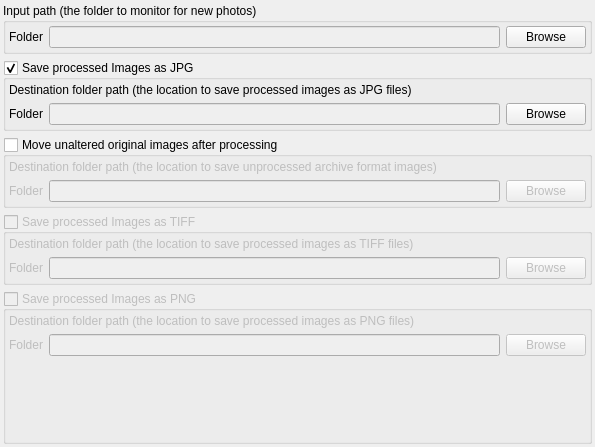
      <widget class="QWidget" name="scrollAreaWidgetContents_4">
       <property name="geometry">
        <rect>
         <x>0</x>
         <y>0</y>
         <width>595</width>
         <height>447</height>
        </rect>
       </property>
       <layout class="QVBoxLayout" name="verticalLayout_3">
        <property name="leftMargin">
         <number>3</number>
        </property>
        <property name="topMargin">
         <number>3</number>
        </property>
        <property name="rightMargin">
         <number>3</number>
        </property>
        <property name="bottomMargin">
         <number>3</number>
        </property>
        <item>
         <widget class="QGroupBox" name="group_inputSettings">
          <property name="title">
           <string>Input path (the folder to monitor for new photos)    </string>
          </property>
          <property name="checkable">
           <bool>false</bool>
          </property>
          <layout class="QGridLayout" name="gridLayout_11">
           <property name="leftMargin">
            <number>3</number>
           </property>
           <property name="topMargin">
            <number>3</number>
           </property>
           <property name="rightMargin">
            <number>3</number>
           </property>
           <property name="bottomMargin">
            <number>3</number>
           </property>
           <item row="0" column="1">
            <widget class="QLineEdit" name="lineEdit_inputPath">
             <property name="enabled">
              <bool>false</bool>
             </property>
            </widget>
           </item>
           <item row="0" column="0">
            <widget class="QLabel" name="label_6">
             <property name="text">
              <string>Folder</string>
             </property>
            </widget>
           </item>
           <item row="0" column="2">
            <widget class="QPushButton" name="pushButton_inputPath">
             <property name="text">
              <string>Browse</string>
             </property>
            </widget>
           </item>
          </layout>
         </widget>
        </item>
        <item>
         <widget class="QGroupBox" name="group_saveProcessedJpg">
          <property name="title">
           <string>Save processed Images as JPG</string>
          </property>
          <property name="checkable">
           <bool>true</bool>
          </property>
          <layout class="QGridLayout" name="gridLayout_13">
           <property name="leftMargin">
            <number>3</number>
           </property>
           <property name="topMargin">
            <number>3</number>
           </property>
           <property name="rightMargin">
            <number>3</number>
           </property>
           <property name="bottomMargin">
            <number>3</number>
           </property>
           <item row="1" column="0">
            <widget class="QLabel" name="label_9">
             <property name="text">
              <string>Folder</string>
             </property>
            </widget>
           </item>
           <item row="1" column="1">
            <widget class="QLineEdit" name="lineEdit_pathProcessedJpg">
             <property name="enabled">
              <bool>false</bool>
             </property>
            </widget>
           </item>
           <item row="1" column="2">
            <widget class="QPushButton" name="pushButton_pathProcessedJpg">
             <property name="text">
              <string>Browse</string>
             </property>
            </widget>
           </item>
           <item row="0" column="0" colspan="3">
            <widget class="QLabel" name="label_11">
             <property name="text">
              <string>Destination folder path (the location to save processed images as JPG files)</string>
             </property>
            </widget>
           </item>
          </layout>
         </widget>
        </item>
        <item>
         <widget class="QGroupBox" name="group_keepUnalteredRaw">
          <property name="title">
           <string>Move unaltered original images after processing</string>
          </property>
          <property name="checkable">
           <bool>true</bool>
          </property>
          <property name="checked">
           <bool>false</bool>
          </property>
          <layout class="QGridLayout" name="gridLayout_12">
           <property name="leftMargin">
            <number>3</number>
           </property>
           <property name="topMargin">
            <number>3</number>
           </property>
           <property name="rightMargin">
            <number>3</number>
           </property>
           <property name="bottomMargin">
            <number>3</number>
           </property>
           <item row="1" column="0">
            <widget class="QLabel" name="label_7">
             <property name="text">
              <string>Folder</string>
             </property>
            </widget>
           </item>
           <item row="1" column="1">
            <widget class="QLineEdit" name="lineEdit_pathUnalteredRaw">
             <property name="enabled">
              <bool>false</bool>
             </property>
            </widget>
           </item>
           <item row="1" column="2">
            <widget class="QPushButton" name="pushButton_pathUnalteredRaw">
             <property name="text">
              <string>Browse</string>
             </property>
            </widget>
           </item>
           <item row="0" column="0" colspan="3">
            <widget class="QLabel" name="label_4">
             <property name="text">
              <string>Destination folder path (the location to save unprocessed archive format images)</string>
             </property>
            </widget>
           </item>
          </layout>
         </widget>
        </item>
        <item>
         <widget class="QGroupBox" name="group_saveProcessedTIFF">
          <property name="enabled">
           <bool>false</bool>
          </property>
          <property name="title">
           <string>Save processed Images as TIFF</string>
          </property>
          <property name="checkable">
           <bool>true</bool>
          </property>
          <property name="checked">
           <bool>false</bool>
          </property>
          <layout class="QGridLayout" name="gridLayout_14">
           <property name="leftMargin">
            <number>3</number>
           </property>
           <property name="topMargin">
            <number>3</number>
           </property>
           <property name="rightMargin">
            <number>3</number>
           </property>
           <property name="bottomMargin">
            <number>3</number>
           </property>
           <item row="1" column="1">
            <widget class="QLineEdit" name="lineEdit_pathProcessedTIFF">
             <property name="enabled">
              <bool>false</bool>
             </property>
            </widget>
           </item>
           <item row="1" column="0">
            <widget class="QLabel" name="label_8">
             <property name="text">
              <string>Folder</string>
             </property>
            </widget>
           </item>
           <item row="1" column="2">
            <widget class="QPushButton" name="pushButton_pathProcessedTIFF">
             <property name="text">
              <string>Browse</string>
             </property>
            </widget>
           </item>
           <item row="0" column="0" colspan="3">
            <widget class="QLabel" name="label_5">
             <property name="text">
              <string>Destination folder path (the location to save processed images as TIFF files)</string>
             </property>
            </widget>
           </item>
          </layout>
         </widget>
        </item>
        <item>
         <widget class="QGroupBox" name="group_saveProcessedPng">
          <property name="enabled">
           <bool>false</bool>
          </property>
          <property name="title">
           <string>Save processed Images as PNG</string>
          </property>
          <property name="checkable">
           <bool>true</bool>
          </property>
          <property name="checked">
           <bool>false</bool>
          </property>
          <layout class="QGridLayout" name="gridLayout_15">
           <property name="leftMargin">
            <number>3</number>
           </property>
           <property name="topMargin">
            <number>3</number>
           </property>
           <property name="rightMargin">
            <number>3</number>
           </property>
           <property name="bottomMargin">
            <number>3</number>
           </property>
           <item row="1" column="1">
            <widget class="QLineEdit" name="lineEdit_pathProcessedPng">
             <property name="enabled">
              <bool>false</bool>
             </property>
            </widget>
           </item>
           <item row="1" column="2">
            <widget class="QPushButton" name="pushButton_pathProcessedPng">
             <property name="text">
              <string>Browse</string>
             </property>
            </widget>
           </item>
           <item row="1" column="0">
            <widget class="QLabel" name="label_10">
             <property name="text">
              <string>Folder</string>
             </property>
            </widget>
           </item>
           <item row="0" column="0" colspan="3">
            <widget class="QLabel" name="label_12">
             <property name="text">
              <string>Destination folder path (the location to save processed images as PNG files)</string>
             </property>
            </widget>
           </item>
           <item row="2" column="0">
            <spacer name="verticalSpacer_6">
             <property name="orientation">
              <enum>Qt::Vertical</enum>
             </property>
             <property name="sizeHint" stdset="0">
              <size>
               <width>20</width>
               <height>40</height>
              </size>
             </property>
            </spacer>
           </item>
          </layout>
         </widget>
        </item>
       </layout>
      </widget>
